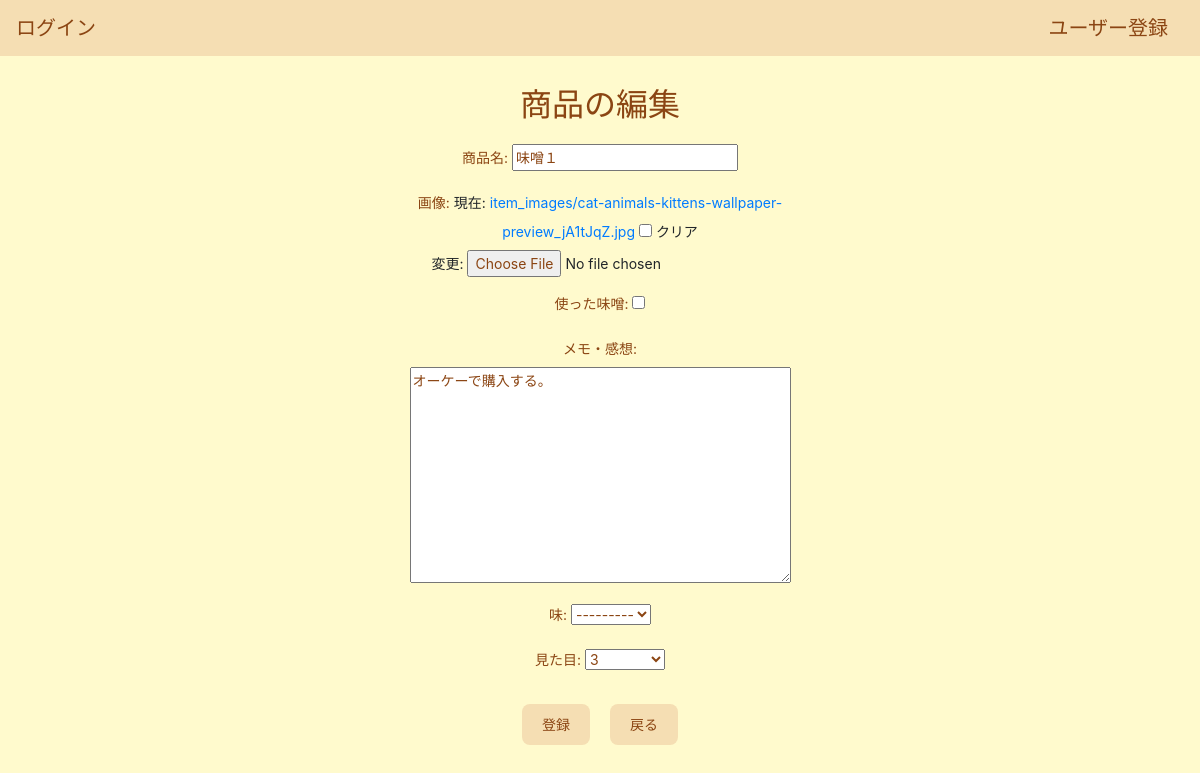
The app's page /accounts/items_update/1/ with its own data.
### accounts/models.py (models this page shows, shortened)
class Item(models.Model):
    user = models.ForeignKey(Users, on_delete=models.CASCADE, null=False)
    name = models.CharField(verbose_name='商品名', max_length=40)
    image = models.ImageField(verbose_name='画像', upload_to='item_images/', blank=True, null=True)
    used_miso = models.BooleanField(verbose_name='使った味噌', default=False)
    thoughts = models.TextField(verbose_name='メモ・感想', null=True, blank=True)
    taste_rating = models.IntegerField(verbose_name='味', choices=[(1, '1'), (2, '2'), (3, '3')], null=True, blank=True)
    appearance_rating = models.IntegerField(verbose_name='見た目', choices=[(1, '1'), (2, '2'), (3, '3')], null=True, blank=True)
    created_at = models.DateTimeField(verbose_name='作成日時', default=timezone.now)
    updated_at = models.DateTimeField(verbose_name='編集日時', blank=True, null=True)

### accounts/views.py (the view, shortened to what this page needs)
# urls.py: path('items_update/<int:pk>/', ItemsUpdateView.as_view(), name='items_update'),
class ItemsUpdateView(UpdateView):
    template_name = 'items_update.html'
    model = Item
    fields = ('name', 'image', 'used_miso', 'thoughts', 'taste_rating', 'appearance_rating',)
    success_url = reverse_lazy('accounts:items_list')

### templates/items_update.html (shortened to what this page needs)
{% extends 'base.html' %}
{% block content %}
<div class="centered-container">
    <h2>商品の編集</h2>
    <form method="post" enctype="multipart/form-data" style="display: inline-block;">
        {{ form.as_p }}
        <div class="button-group">
            <button type="submit" class="button">登録</button>
            <a href="{% url 'accounts:items_list' %}" class="button-inline button">戻る</a>
        </div>
    </form>
</div>
{% endblock %}

### static/css/styles.css (style rules this page uses)
body { background-color: #fffacd; }
h2 { color: #8b4513; }
form input[type="text"], form input[type="email"], form input[type="password"], form select, form textarea { color: #8b4513; }
label[for="id_name"] { color: #8b4513; }
label[for="id_image"] { color: #8b4513; }
label[for="id_used_miso"] { color: #8b4513; }
label[for="id_thoughts"] { color: #8b4513; }
label[for="id_taste_rating"] { color: #8b4513; }
label[for="id_appearance_rating"] { color: #8b4513; }
.button { background-color: #f5deb3; color: #8b4513; border: none; border-radius: 8px; padding: 10px 20px; text-align: center; display: inline-block; text-decoration: none; }
.centered-container { width: 100%; display: flex; justify-content: center; align-items: center; flex-direction: column; margin-top: 10px; }
.centered-container h2 { margin-top: 20px; margin-bottom: 20px; text-align: center; }
.centered-container form { margin-bottom: 20px; text-align: center; max-width: 400px; width: 100%; font-size: 14px; }
.centered-container .button { display: inline; margin: 10px 10px 0; }
.button-group { display: flex; justify-content: center; }
.button { margin: 0 10px; }

### records on screen
Item: name "味噌１", thoughts "オーケーで購入する。", taste_rating "---------", appearance_rating "3"
